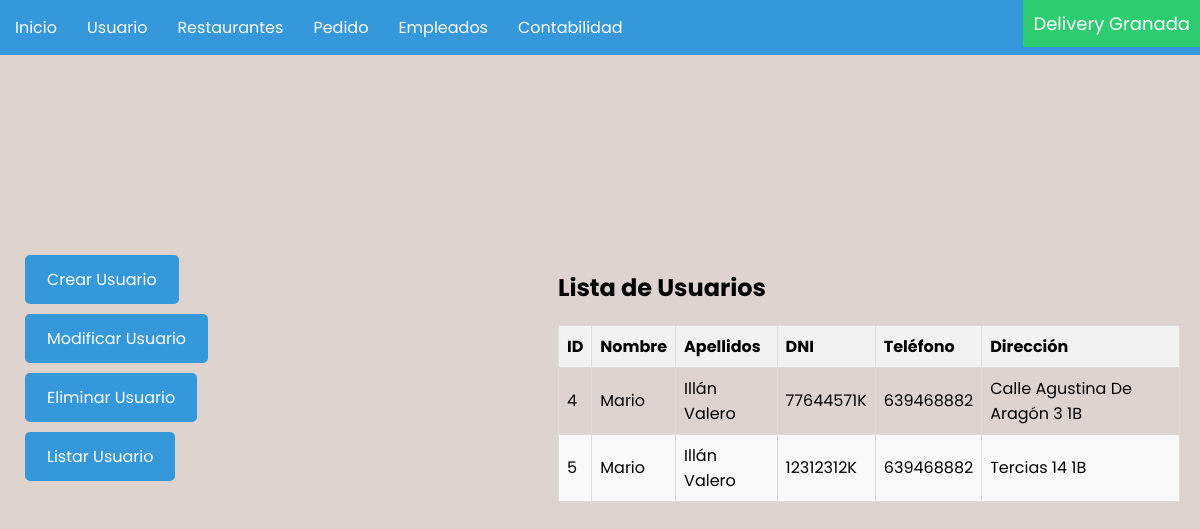
Screenshot of /usuarios/ with the database file from the repository.
### delivery/models.py (models this page shows, shortened)
class Cliente(models.Model):
    Nombre = models.CharField(max_length=255)
    Telefono = models.CharField(max_length=9)
    Direccion = models.CharField(max_length=255)

class Usuario(Cliente):
    Apellidos = models.CharField(max_length=255, null=True)
    DNI = models.CharField(max_length=9 , unique=True)

class Cliente(models.Model):
    Nombre = models.CharField(max_length=255)
    Telefono = models.CharField(max_length=9)
    Direccion = models.CharField(max_length=255)

### delivery/views.py (the view)
# urls.py: path('usuarios/', views.usuario, name='usuarios'),
def usuario(request):
    usuarios = Usuario.objects.all()
    return render(request, 'usuarios/usuarios.html', {'usuarios': usuarios})

### delivery/templates/usuarios/usuarios.html (shortened to what this page needs)
{% load static %}
<!DOCTYPE html>
<html lang="es">
<head>
    <link rel="stylesheet" type="text/css" href="{% static 'css/body.css' %}">
    <link rel="stylesheet" type="text/css" href="{% static 'css/navbar.css' %}">
    <link rel="stylesheet" type="text/css" href="{% static 'css/barra_izquierda.css' %}">
    <link rel="stylesheet" type="text/css" href="{% static 'css/listar_tabla.css' %}">
</head>
<body>
    <nav class="nav">
        <ul class="list">
            <li class="list_item list_item--click">
                <div class="list_button">
                    <a href="{% url 'home' %}" class="nav_link">Inicio</a>
                </div>
            </li>
            <li class="list_item list_item--click">
                <div class="list_button">
                    <a href="{% url 'usuarios' %}" class="nav_link">Usuario</a>
                </div>
            </li>
            <li class="list_item list_item--click">
                <div class="list_button">
                    <a href="{% url 'restaurantes' %}" class="nav_link">Restaurantes</a>
                </div>
            </li>
            <li class="list_item list_item--click">
                <div class="list_button">
                    <a href="{% url 'pedidos' %}" class="nav_link">Pedido</a>
            </div>
            <li class="list_item list_item--click">
                <div class="list_button">
                    <a href="{% url 'empleados' %}" class="nav_link">Empleados</a>
            </div>
            <li class="list_item list_item--click">
                <div class="list_button">
                    <a href="{% url 'contabilidad' %}" class="nav_link">Contabilidad</a>
            </div>
            <li class="list_item list_item--app-name">
                <div class="list_button list_button--app-name">
                    <p class="app_name">Delivery Granada</p>
                </div>
            </li>
        </ul>
    </nav>
        <div class="content">
            <div class="input">
                <a href="{% url 'crear_usuarios' %}" class="additional-button">Crear Usuario</a>
                <a href="{% url 'modificar_usuarios' %}" class="additional-button">Modificar Usuario</a>
                <a href="{% url 'eliminar_usuarios' %}" class="additional-button">Eliminar Usuario</a>
                <a href="{% url 'usuarios' %}" class="additional-button">Listar Usuario</a>
            </div>
            <div>
                <h2>Lista de Usuarios</h2>
                <table class="table">
                    <thead>
                        <th>ID</th>
                        <th>Nombre</th>
                        <th>Apellidos</th>
                        <th>DNI</th>
                        <th>Teléfono</th>
                        <th>Dirección</th>
                    </thead>
                    <tbody>
                        {% for usuario in usuarios %}
                        <tr>
                            <td>{{ usuario.id }}</td>
                            <td>{{ usuario.Nombre }}</td>
                            <td>{{ usuario.Apellidos }}</td>
                            <td>{{ usuario.DNI }}</td>
                            <td>{{ usuario.Telefono }}</td>
                            <td>{{ usuario.Direccion }}</td>
                        </tr>
                        {% endfor %}
                    </tbody>
                </table>
            </div>
            </div>
</body>
</html>

### delivery/static/css/body.css (style rules this page uses)
.content { margin-top: 175px; padding: 20px; display: flex; }
.input { width: 50%; padding-right: 10px; }
.additional-button { margin-bottom: 10px; }
html, body { height: 100%; overflow: hidden; }

### delivery/static/css/navbar.css (style rules this page uses)
body { background-color: rgb(222, 211, 207); font-family: 'Poppins', sans-serif; margin: 0; }
.nav { background-color: #3498db; }
.list { display: flex; justify-content: space-between; margin: 0; padding: 0; list-style: none; }
.list_item { margin: 0; padding: 0; }
.list_button { padding: 15px; }
.nav_link { text-decoration: none; color: #fff; }
.list_item--app-name { margin-left: auto; }
.list_button--app-name { padding: 10px; background-color: #2ecc71; }
.app_name { margin: 0; font-size: 18px; color: #fff; }

### delivery/static/css/barra_izquierda.css (style rules this page uses)
.input { display: flex; flex-direction: column; align-items: flex-start; }
.additional-button { margin: 5px; padding: 10px 20px; font-size: 16px; text-decoration: none; color: #fff; background-color: #3498db; border: 2px solid #3498db; border-radius: 5px; cursor: pointer; transition: background-color 0.3s ease; }

### delivery/static/css/listar_tabla.css (style rules this page uses)
.table { width: 100%; border-collapse: collapse; margin-top: 20px; }
.table th, .table td { border: 1px solid #ddd; padding: 8px; text-align: left; }
.table th { background-color: #f2f2f2; }
.table tr:nth-child(even) { background-color: #f9f9f9; }

### rows the page displays
Usuario: id "4", Nombre "Mario", Apellidos "Illán Valero", DNI "77644571K", Telefono "639468882", Direccion "Calle Agustina De Aragón 3 1B"
Usuario: id "5", Nombre "Mario", Apellidos "Illán Valero", DNI "12312312K", Telefono "639468882", Direccion "Tercias 14 1B"
